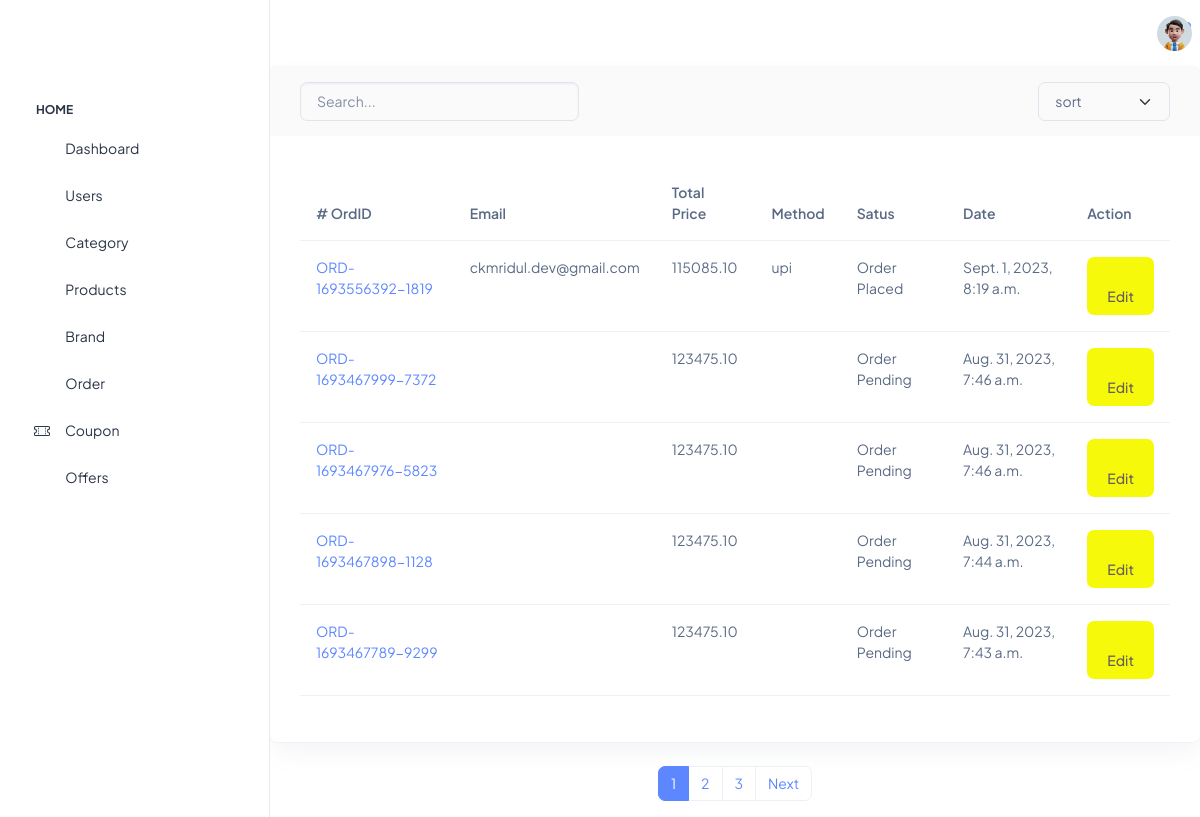
/adminpanel/orderManegement/, run on an earlier commit of the app's database.
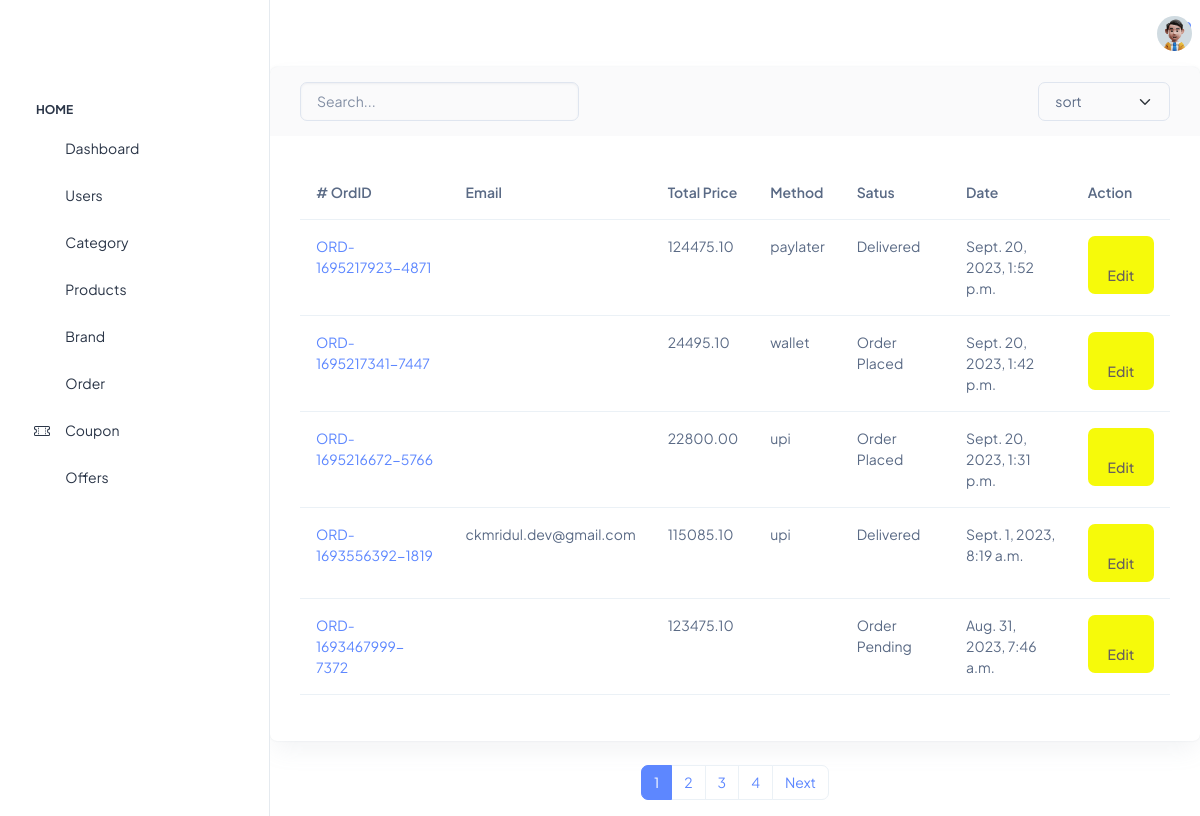
And on a later commit of the database.
### order/models.py (models this page shows, shortened)
class Order(BaseModel):
    status_choice = (
        ("Order placed", "Order placed"),
        ("Shipped", "Shipped"),
        ("Delivered", "Delivered"),
        ("Cancelled", "Cancelled"),
    )
    user = models.ForeignKey(
        Profile, on_delete=models.CASCADE, related_name="orders", blank=True, null=True
    )
    session_id = models.CharField(max_length=100)
    payment = models.ForeignKey(
        Payment, on_delete=models.SET_NULL, blank=True, null=True
    )
    order_number = models.CharField(max_length=20)
    coupon_price = models.BigIntegerField(default=0)
    subtotal = models.BigIntegerField(default=0)
    discount = models.BigIntegerField(default=0)
    order_total = models.DecimalField(max_digits=10, decimal_places=2, default=0)
    address = models.ForeignKey(Address, on_delete=models.CASCADE)
    status = models.CharField(
        max_length=15, choices=status_choice, default="Order Pending"
    )
    is_orderd = models.BooleanField(default=False)
    class Meta:
        ordering = ["-created_at"]

class Payment(BaseModel):
    user = models.ForeignKey(Profile, on_delete=models.CASCADE, blank=True, null=True)
    session_id = models.CharField(max_length=100)
    payment_id = models.CharField(max_length=50)
    payment_method = models.CharField(max_length=100)
    amount_paid = models.CharField(max_length=10)
    status = models.CharField(max_length=50)

### account/models.py (models this page shows, shortened)
class Profile(AbstractUser):
    phone = models.BigIntegerField(null=True, blank=True)
    is_email_verified = models.BooleanField(default=False)
    profile_image = models.ImageField(upload_to="profile",null=True, blank=True)

### adminpanel/views.py (the view)
# urls.py: path("orderManegement/", views.orderManegement, name="orderManegement"),
def orderManegement(request):
    order1 = Order.objects.all()
    paginator = Paginator(order1, 5)
    page_number = request.GET.get("page")
    order = paginator.get_page(page_number)
    context = {"orders": order}
    return render(request, "adminpanel/order.html", context)

### templates/adminpanel/order.html (shortened to what this page needs)
{% extends 'adminbase.html' %}
{% load static %}
{% block content %}
<section class="content-main">
    <div class="card mb-4">
        <header class="card-header">
            <div class="row gx-3">
                <div class="col-lg-4 col-md-6 me-auto">
                    <input type="text" placeholder="Search..." class="form-control" />
                </div>
                <div class="col-lg-2 col-6 col-md-3">
                    <select class="form-select">
                        <option>sort</option>
                    </select>
                </div>
            </div>
        </header>
        <div class="card-body">
            <div class="table-responsive">
                <table class="table table-hover">
                    <thead>
                        <tr>
                            <th scope="col"># OrdID</th>
                            <th scope="col">Email</th>
                            <th scope="col">Total Price</th>
                            <th scope="col">Method</th>
                            <th scope="col">Satus</th>
                            <th scope="col">Date</th>
                            <th scope="col">Action</th>
                        </tr>
                    </thead>
                    <tbody>
                        {% for order in orders %}
                        <tr>
                            <td><a href="{% url 'single_order' order.uid %}" >{{order.order_number}}<a></td>
                            <td> {{order.user.email}} </td>
                            <td>{{order.order_total}}</td>
                            <td>{{order.payment.payment_method}}</td>
                            <td>
                                {{order.status}}
                            </td>
                            <td>{{order.created_at}} </td>
                        <td>
                             <button type="button" class="btn btn spacer c"
                             style="background-color: rgb(246, 250, 10); color:rgb(102, 94, 94)"
                             data-bs-toggle="modal" data-bs-target="#confirmEdit{{forloop.counter}}"><i class="ti ti-edit"></i>
                         Edit
                         </button>
                        </td>
                        </tr>
                        {% endfor %}
                    </tbody>
                </table>
            </div>
        </div>
    </div>
</section>
<div class="d-flex justify-content-center">
    <nav aria-label="...">
        <ul class="pagination">
            {% for num in orders.paginator.page_range %}
              {% if num == orders.number %}
                <li class="page-item active">
                  <span class="page-link">{{ num }}</span>
                </li>
              {% else %}
                <li class="page-item">
                  <a class="page-link" href="?page={{ num }}">{{ num }}</a>
                </li>
              {% endif %}
            {% endfor %}
            {% if orders.has_next %}
              <li class="page-item">
                <a class="page-link" href="?page={{ orders.next_page_number }}">Next</a>
              </li>
            {% endif %}
          </ul>
      </nav>
</div>
{% endblock %}

What changed in the data, as far as the page shows it:
no longer on this page (row unchanged): Order: order_number "ORD-1693467976-5823", order_total "123475.10", status "Order Pending", created_at "Aug. 31, 2023, 7:46 a.m."
no longer on this page (row unchanged): Order: order_number "ORD-1693467898-1128", order_total "123475.10", status "Order Pending", created_at "Aug. 31, 2023, 7:44 a.m."
no longer on this page (row unchanged): Order: order_number "ORD-1693467789-9299", order_total "123475.10", status "Order Pending", created_at "Aug. 31, 2023, 7:43 a.m."
added Order: order_number "ORD-1695217923-4871", order_total "124475.10", payment.payment_method "paylater", status "Delivered", created_at "Sept. 20, 2023, 1:52 p.m."
added Order: order_number "ORD-1695217341-7447", order_total "24495.10", payment.payment_method "wallet", status "Order Placed", created_at "Sept. 20, 2023, 1:42 p.m."
added Order: order_number "ORD-1695216672-5766", order_total "22800.00", payment.payment_method "upi", status "Order Placed", created_at "Sept. 20, 2023, 1:31 p.m."
changed Order "ORD-1693556392-1819": status "Order Placed" → "Delivered"
Also different on the page:
new list line: "4"
